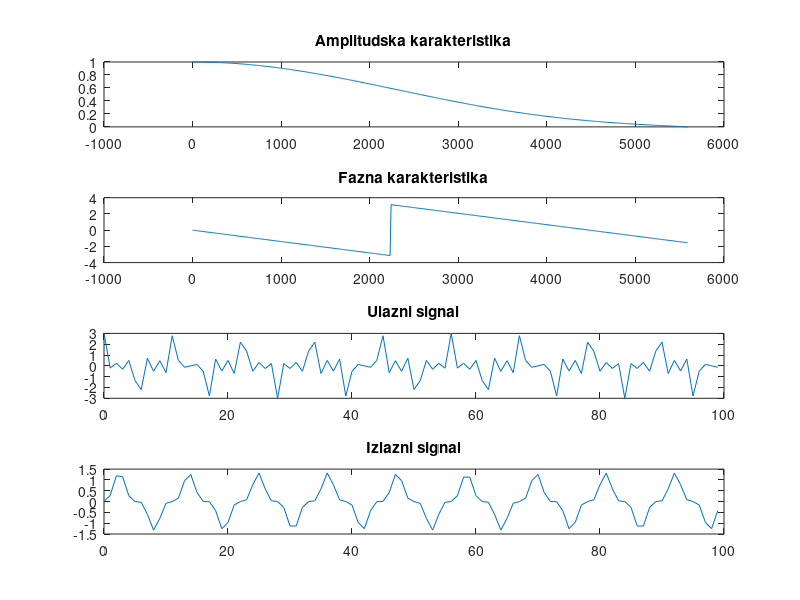
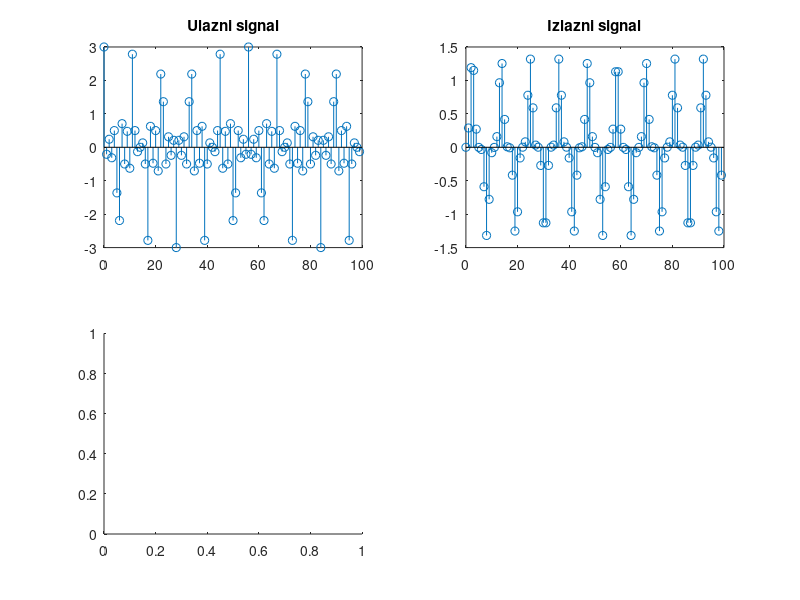

The MATLAB source for these figures, in order: (Note: this script raises an error after producing the figures.)
%FIR NF filtar,reda 5, fc = 2000, hanov prozor
fsr = 11200;
fc = 2000;
N = 5;
M = N+1;
hanov = hann(M);
%projektovanje filtra:
b = fir1 (N, fc/(fsr/2),hanov);
N_fft = 1024;
B = fft(b, N_fft);
Ba = abs(B (1:N_fft/2));
Bf = angle(B (1:N_fft/2));
%ampl i fazna karakteristika kao i odziv na ulazni signal:
n = 0 : N_fft/2-1;
f = n*(fsr/2)/(N_fft/2)-1;
subplot(4,1,1), plot (f,Ba),title('Amplitudska karakteristika');
subplot(4,1,2), plot(f,Bf),title('Fazna karakteristika');
%xlim([0 fsr/2]);
n = 0:99;
x = cos(2*pi*1000/11200*n) + cos(2*pi*3000/11200*n) + cos(2*pi*5000/11200*n);
y = filter(b,1,x);
subplot(4,1,3),plot(n,x),title('Ulazni signal');
subplot(4,1,4),plot(n,y),title('Izlazni signal');
u_sim = [n; x]';
koreni = roots(b)
figure 
subplot(2, 2 , 1), stem(0 :length(x) -1, x), title('Ulazni signal');
subplot(2, 2 , 2), stem(0 :length(y) -1, y), title('Izlazni signal');
subplot(2, 2 , 3), stem(0 :length(y_kaskada1') -1, y_kaskada1'), title('Kaskada');
delta_kaskada = y - y_kaskada1';
subplot(2, 2 , 4), stem(0 :length(delta_kaskada') -1, delta_kaskada'), title('greska');
